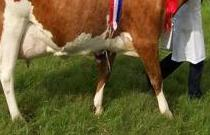
#> input picture test_artifacts/ayrshire1_crop.jpg, 210 x 135 px, given in place of 0caae52ef510154bb215e99a7db35607.jpg, which was not available; the run also reads 1 picture not shown here
$ python prepare_failure_case_samples.py
#> lines starting #> are read from the running program, lines starting #| are printed output that depends on the picture
import os
import cv2
import numpy as np
from PIL import Image

os.makedirs('test_artifacts', exist_ok=True)

# 1. Two buffaloes
b1_path = 'buffalo/banni/0caae52ef510154bb215e99a7db35607.jpg'
b2_path = 'buffalo/murrah/Female_Black_Original_Murrah_Buffalo_.jpg'
im_b1 = Image.open(b1_path).convert('RGB').resize((320, 320))
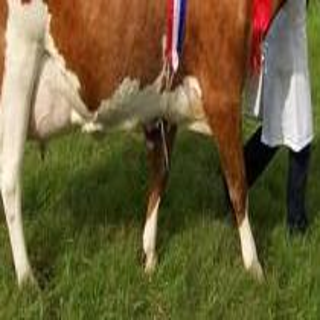
#> im_b1: PIL image 320x320 RGB; mean R, G, B 107.7, 95.4, 56.4
im_b2 = Image.open(b2_path).convert('RGB').resize((320, 320))
c_2b = Image.new('RGB', (640, 320))
#> c_2b: PIL image 640x320 RGB; every value is 0
c_2b.paste(im_b1, (0, 0))
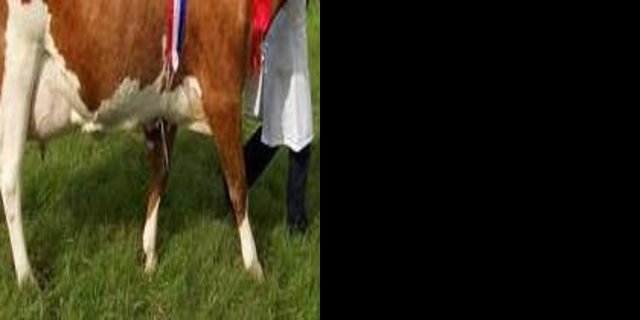
#> c_2b: PIL image 640x320 RGB; mean R, G, B 53.8, 47.7, 28.2
c_2b.paste(im_b2, (320, 0))
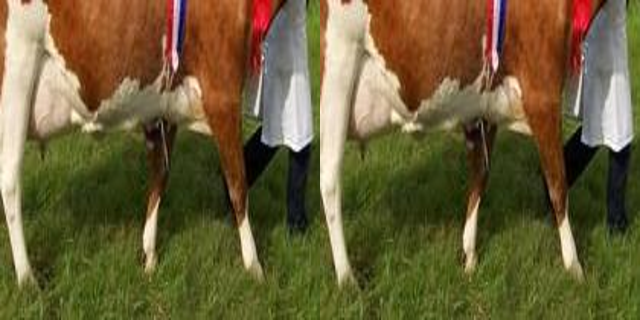
#> c_2b: PIL image 640x320 RGB; mean R, G, B 107.7, 95.4, 56.4
c_2b.save('test_artifacts/two_buffaloes.jpg')

# 2. Cow + buffalo
c1_path = 'Cattle Breeds/Ayrshire cattle/Ayrshirecattle0.jpg'
im_c1 = Image.open(c1_path).convert('RGB').resize((320, 320))
c_cb = Image.new('RGB', (640, 320))
c_cb.paste(im_c1, (0, 0))
c_cb.paste(im_b1, (320, 0))
c_cb.save('test_artifacts/cow_and_buffalo.jpg')

# 3. Cattle group (4 cows in 2x2 grid)
c2_path = 'Cattle Breeds/Brown Swiss cattle/BrownSwisscattle0.jpg'
c3_path = 'Cattle Breeds/Holstein Friesian cattle/HolsteinFriesiancattle1.jpg'
c4_path = 'Cattle Breeds/Jersey cattle/Jerseycattle0.jpg'
#> (the run stopped early here; a loop or call above may not have finished)
